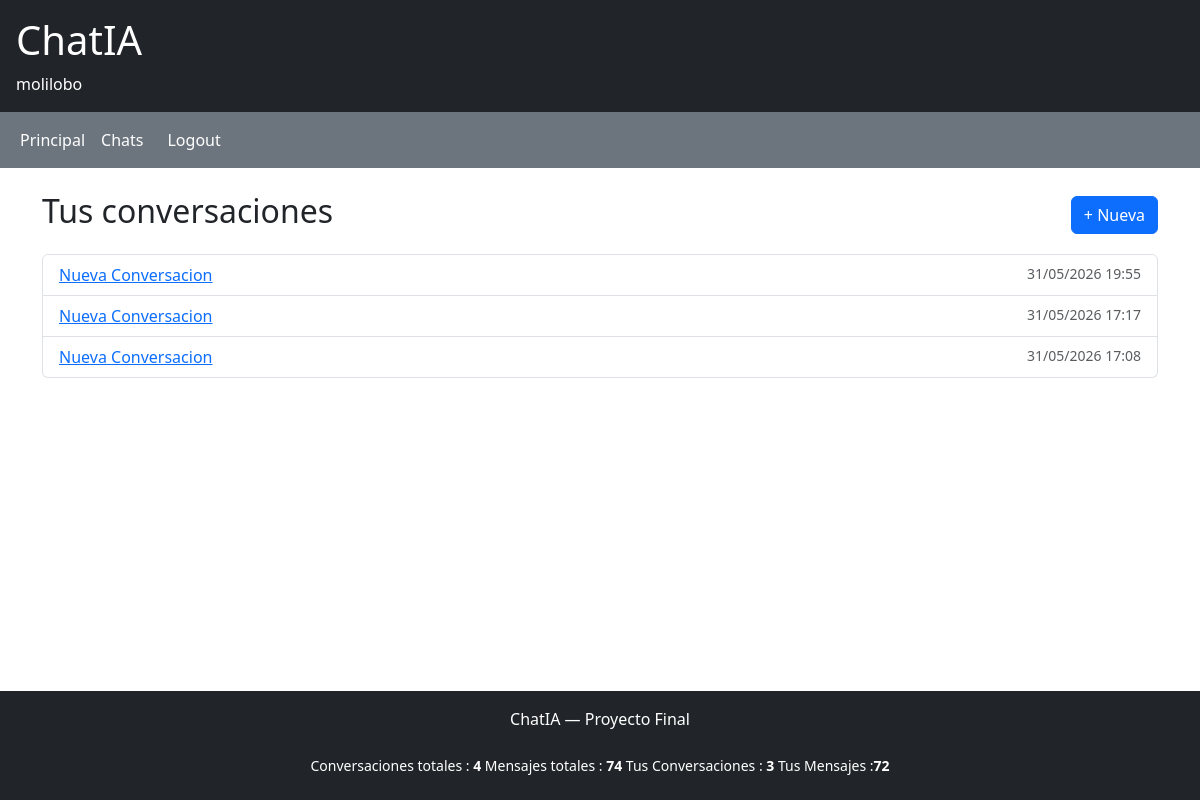
Page /chat/ (signed in) on the committed database.
### chat/models.py (models this page shows, shortened)
class Conversacion(models.Model):
        usuario = models.ForeignKey(User, on_delete=models.CASCADE)
        titulo  = models.CharField(max_length=100)
        creada = models.DateTimeField(auto_now_add=True)

### chat/views.py (the view)
# urls.py: path('chat/',views.chat_home,name='chat_home'),
@login_required
def chat_home(request):
    conversaciones= Conversacion.objects.filter(
        usuario=request.user
    ).order_by('-creada')
    return render(request,"chat/chat_home.html",{
        'conversaciones':conversaciones
    })

### chat/context_processor.py (called while the page is built)
def metricas_globales(request):
    total_conversaciones = Conversacion.objects.count()
    total_mensajes = Mensaje.objects.count()
    conv_usuarios = 0
    mensa_usuarios = 0
    if request.user.is_authenticated:
        conv_usuarios = Conversacion.objects.filter(usuario=request.user).count()
        mensa_usuarios = Mensaje.objects.filter(conversacion__usuario=request.user).count()
    return {
            'total_conversaciones': total_conversaciones,
            'total_mensajes': total_mensajes,
            'conv_usuario': conv_usuarios,
            'mensa_usuario': mensa_usuarios,
    }

### chat/templates/chat/chat_home.html (shortened to what this page needs)
{% extends "chat/base.html" %}
{% block content %}
<div class="d-flex justify-content-between align-items-center mb-3">
    <h2>Tus conversaciones</h2>
    <a href="/chat/nueva/" class="btn btn-primary">+ Nueva</a>
</div>
{% if conversaciones %}
    <ul class="list-group">
    {% for conv in conversaciones %}
        <li class="list-group-item d-flex justify-content-between">
            <a href="/chat/{{ conv.id }}/">{{ conv.titulo }}</a>
            <small class="text-muted">{{ conv.creada|date:"d/m/Y H:i" }}</small>
        </li>
    {% endfor %}
    </ul>
{% else %}
    <p class="text-muted">No tienes conversaciones aún. ¡Crea una!</p>
{% endif %}
{% endblock %}

### chat/templates/chat/base.html (shortened to what this page needs)
<!DOCTYPE html>
<html lang="es">
<head>
    <link href="https://cdn.jsdelivr.net/npm/bootstrap@5.3.0/dist/css/bootstrap.min.css" rel="stylesheet">
</head>
<body class="d-flex flex-column min-vh-100">
<header class="bg-dark text-white p-3">
    <a href="/" class="text-white text-decoration-none"><h1>ChatIA</h1></a>
    {% if user.is_authenticated %}
        <span>{{ user.username }}</span>
    {% endif %}
</header>
<nav class="navbar navbar-expand bg-secondary">
    <div class = "container-fluid">
        <ul class="navbar-nav flex-row">
            <li class="nav-item"><a class="nav-link text-white" href="/">Principal</a></li>
            <li class="nav-item"><a class="nav-link text-white" href="/chat/">Chats</a></li>
            <li class="nav-item"><form method="post" action="/logout/" class="d-inline">
            <button type="submit" class=" nav-link text-white btn-link"
            style="text-decoration:none; padding: 8px 16px ">Logout</button>
                </form>
            </li>
        </ul>
    </div>
</nav>
<main class="container mt-4 flex-grow-1">
    {% block content %}
    {% endblock %}
</main>
<footer class="bg-dark text-white text-center p-3 mt-4">
    <p>ChatIA — Proyecto Final</p>
    <div class ="container py-2   text-center  small">
        <span> Conversaciones totales : <strong>{{ total_conversaciones }}</strong></span>
        <span> Mensajes totales : <strong>{{ total_mensajes }}</strong></span>
        {% if user.is_authenticated %}
            <span>Tus Conversaciones : <strong>{{ conv_usuario }}</strong></span>
            <span>Tus  Mensajes :<strong>{{ mensa_usuario }}</strong></span>
        {% endif %}
    </div>
</footer>
</body>
</html>

### rows in the picture
Conversacion: titulo "Nueva Conversacion", creada "31/05/2026 19:55"
Conversacion: titulo "Nueva Conversacion", creada "31/05/2026 17:17"
Conversacion: titulo "Nueva Conversacion", creada "31/05/2026 17:08"

### other values in the picture
{{ user.username }} "molilobo"
{{ total_conversaciones }} "4"
{{ total_mensajes }} "74"
{{ conv_usuario }} "3"
{{ mensa_usuario }} "72"
